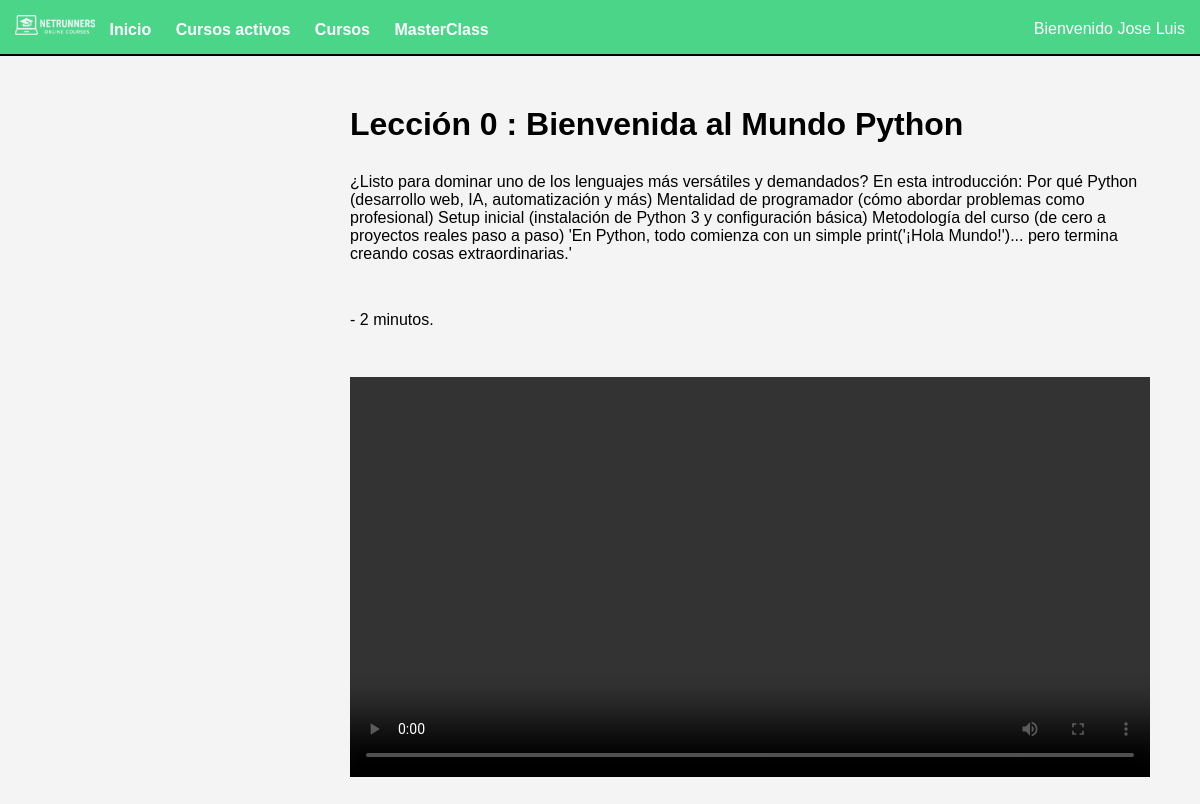
Page /cursos/lecciones/pag_leccion.php?id=6&curso_id=2 (signed in) on the committed database.
### tables this page shows
create table lecciones(
    id int primary key auto_increment,
    num_leccion varchar(2),
    nombre varchar(100),
    descripcion text,
    tiempo int,
    curso_id int,
    foreign key (curso_id) references cursos (id)
);

### cursos/lecciones/pag_leccion.php (the view, shortened to what this page needs)
<?php
    require('../../conexion/conexion.php');
    $consulta_leccion = "SELECT * from lecciones where id=".$_GET['id'];
    $query_leccion = $conexion -> query($consulta_leccion);
    $array_leccion = $query_leccion -> fetch_assoc();
?>
<!DOCTYPE html>
<html lang="es">
    <head>
        <link rel="stylesheet" href="../../estilo/estilos.css">
    </head>
    <body>
        <div class="principal_indice">
            <div class="top_indice">
                <div class="top_indice_enlaces">
                    <img class="indice_logo" src="../../imagenes/index/logoVerde.png">
                    <a href="../../Index.php">Inicio</a>
                    <a href="../cursos.php?curso=1">Cursos activos</a>
                    <a href="../cursos.php">Cursos</a>
                    <a href="../../masterclass/masterclass.php">MasterClass</a>
                </div>
                <div class='menu'>
                    <p>Bienvenido <?php echo $_SESSION['name']?></a></p>
                </div>
            </div>
        </div>
        <div class="pag_leccion">
        <div class="descripcion_leccion">
                <h1>Lección <?php echo $array_leccion['num_leccion']." : ". $array_leccion['nombre'] ?></h1>
            </div>
            <div class="contenido_leccion">
                <p><?php echo $array_leccion['descripcion'] ?></p>
            </div>
            <div class="contenido_leccion">
                <p>- <?php echo $array_leccion['tiempo']." minutos." ?></p>
            </div>
            <video id="video" width="800px" controls>
                <source src="../../imagenes/lecciones/<?php echo $array_leccion['id'].".mp4"; ?>" type="video/mp4">
            </video>
        </div>
    </body>
</html>

### estilo/estilos.css (style rules this page uses)
* { padding: 0; margin: 0; box-sizing: border-box; }
body, html { margin: 0; padding: 0; box-sizing: border-box; font-family: Arial, sans-serif; background-color: #f4f4f4; }
.principal_indice { display: flex; flex-direction: column; min-height: 55px; }
.top_indice { position: fixed absolute; top: 0; width: 100%; background-color: #4bd589; color: white; padding: 15px; display: flex; justify-content: space-between; border-bottom: 2px solid black; }
.top_indice a, .bottom_indice a { color: white; text-decoration: none; font-weight: bold; padding: 10px; }
.menu { position: relative; top: 5px; display: inline-block; }
img.indice_logo { position: relative; width: 80px; }
.pag_leccion { margin-top: 50px; margin-left: 350px; margin-bottom: 100px; }
.descripcion_leccion { margin-bottom: 30px; width: 800px; }
.contenido_leccion { margin-bottom: 30px; width: 800px; }

### rows in the picture
lecciones: num_leccion "0", nombre "Bienvenida al Mundo Python", descripcion "¿Listo para dominar uno de los lenguajes más versátiles y demandados? En esta introducción: Por qué Python (desarrollo web, IA, automatización y más) Mentalidad de programador (cómo abordar problemas como profesional) Setup inicial (instalación de Python 3 y configuración básica) Metodología del curso (de cero a proyectos reales paso a paso) 'En Python, todo comienza con un simple print('¡Hola Mundo!')... pero termina creando cosas extraordinarias.'", tiempo "2"

### other values in the picture
$_SESSION['name'] "Jose Luis"
